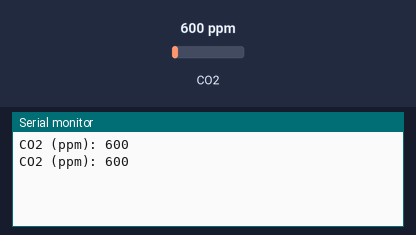
The sketch below on a simulated Arduino Uno, built with avr-gcc and run on an emulated ATmega328P. Shown: the last lines printed to the serial monitor. The inputs (shaded band) are chosen by the test bench; at power-on: CO2 600 ppm.

Above: at 4.8 s.
4.9 s: CO2 set to 452 ppm
At 6.5 s:
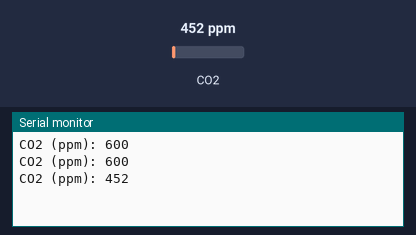
7.9 s: CO2 set to 1050 ppm
At 8.8 s:
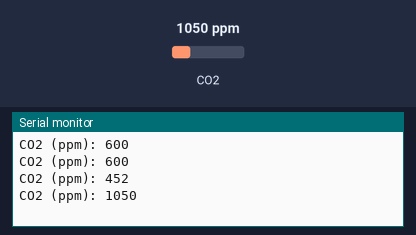
Timing chart, 0 to 10.9 s (numbered marks = the images above; inputs shaded):
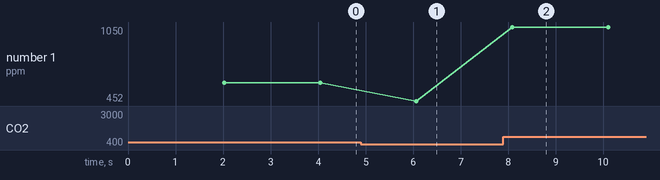

The sketch:

dht22-co2.ino
```cpp
#include "MHZ19.h"
#include "SoftwareSerial.h"


#define RX_PIN 16                                          // Rx pin which the MHZ19 Tx pin is attached to
#define TX_PIN 17                                         // Tx pin which the MHZ19 Rx pin is attached to
#define BAUDRATE 9600                                      // Device to MH-Z19 Serial baudrate (should not be changed)


MHZ19 myMHZ19;                                             // Constructor for library
SoftwareSerial mySerial(RX_PIN, TX_PIN);                   // create device to MH-Z19 serial


void setup()
{
    Serial.begin(115200);                                   // Datenrate serieller Monitor

    mySerial.begin(BAUDRATE);                               // (Uno example) device to MH-Z19 serial start
    myMHZ19.begin(mySerial);                                // *Serial(Stream) refence must be passed to library begin().

    myMHZ19.autoCalibration();                              // Turn auto calibration ON (OFF autoCalibration(false))


}

unsigned long getDataTimer = 0;

void loop()
{

  if (millis() - getDataTimer >= 2000)
    {

  int  CO2 = myMHZ19.getCO2();                             // Request CO2 (as ppm)
  Serial.print("CO2 (ppm): ");
  Serial.println(CO2);

  getDataTimer = millis();
    }
}
```

Measured:
- after the input at 4.9 s, the serial monitor: prints a new line after 1.2 s (image 1)
- after the input at 7.9 s, the serial monitor: prints a new line after 0.18 s (image 2)
- plotted number 1: 600 → 452 after the input at 4.9 s, 452 → 1050 after the input at 7.9 s
